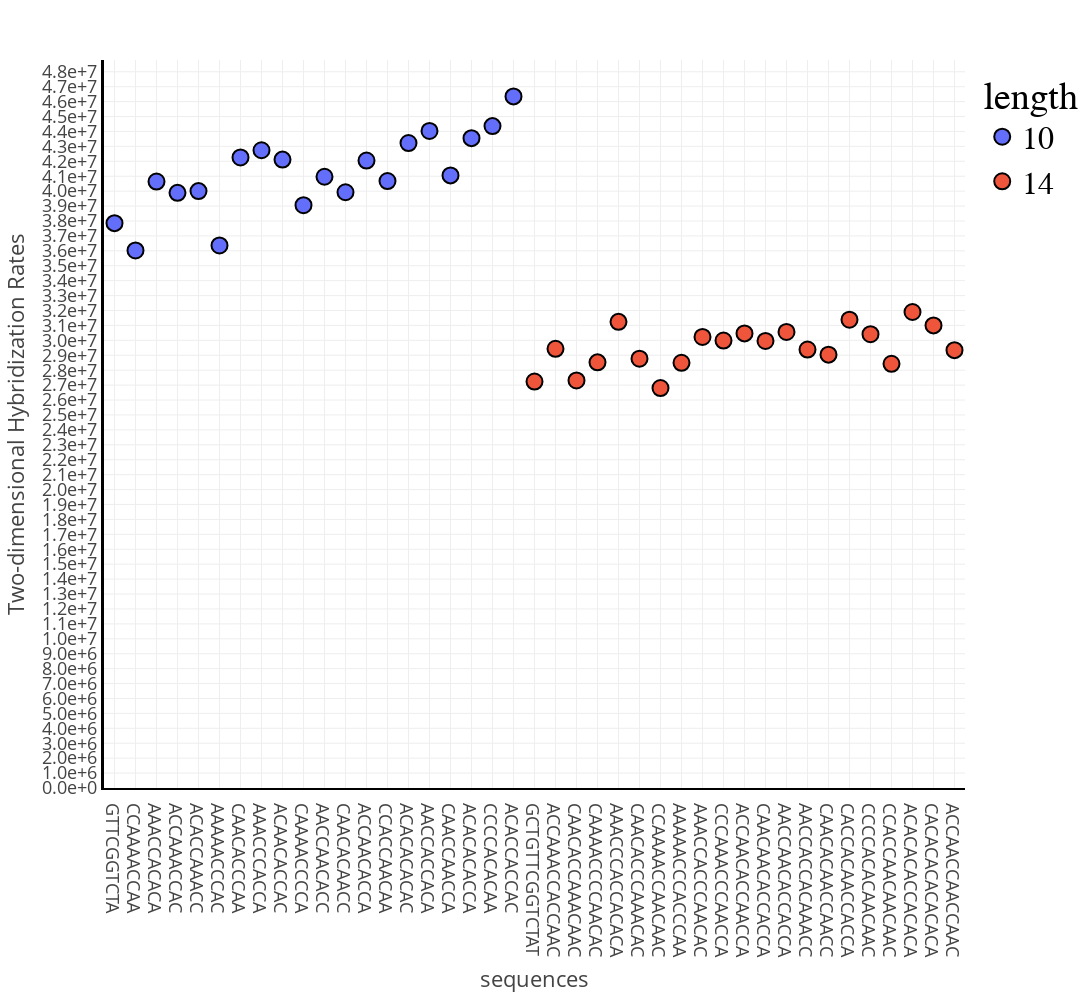

Notebook code cell kept with this figure:
### Code cell
import plotly.express as px 

data['length'] = [str(len(d)) for d in data['sequences']]
fig = px.scatter(data,x='sequences', y='computational', color='length')
fig.update_layout(width = 1200,
                  height = 1000,
                  template = 'presentation',
                  scattermode='group',
                  yaxis_title="Two-dimensional Hybridization Rates",
                  yaxis=dict(tickmode = 'linear',
                            #  tickvals = [2e7,2.5e7,3e7,3.5e7,4e7,4.5e7,5e7],
                             nticks=10,
                             tick0=0,
                             dtick=1e6,
                             tickformat=".1e",
                             linecolor='black',
                             automargin=True,
                             linewidth=3,
                             minor=dict(dtick=3,tick0=0)),
                  xaxis=dict(tickmode='linear',
                             dtick=1,
                            #  autorange='reversed',
                             automargin=True,
                             linecolor='black',
                             linewidth=2),
                  legend = dict(
                            font = dict(family='Courier',
                                        size=32,
                                        color='black')))

fig.update_yaxes(showexponent='none')

fig.update_traces(marker=dict(size=16,
                              line=dict(width=2,
                                        color='black'
                              )))
fig.show()

### Figure 1 — Plotly figure (JSON) as saved in the notebook; plotly's stock layout.template omitted (floating-point values rounded to 4 significant figures)
{"data": [{"hovertemplate": "length=10<br>sequences=%{x}<br>computational=%{y}<extra></extra>", "legendgroup": "10", "marker": {"color": "#636efa", "line": {"color": "black", "width": 2}, "size": 16, "symbol": "circle"}, "mode": "markers", "name": "10", "orientation": "v", "showlegend": true, "type": "scatter", "x": ["GTTCGGTCTA", "CCAAAACCAA", "AAACCACACA", "ACCAAACCAC", "ACACCAAACC", "AAAAACCCAC", "CAACACCCAA", "AAACCCACCA", "ACAACACCAC", "CAAAACCCCA", "AACCAACACC", "CAACACAACC", "ACCAACACCA", "CCACCAACAA", "ACACACACAC", "AACCACCACA", "CAACCAACCA", "ACACACACCA", "CCCCACACAA", "ACACCACCAC"], "xaxis": "x", "y": [37860000.0, 36030000.0, 40640000.0, 39890000.0, 40000000.0, 36360000.0, 42260000.0, 42740000.0, 42110000.0, 39060000.0, 40960000.0, 39930000.0, 42050000.0, 40680000.0, 43220000.0, 44030000.0, 41060000.0, 43550000.0, 44360000.0, 46350000.0], "yaxis": "y"}, {"hovertemplate": "length=14<br>sequences=%{x}<br>computational=%{y}<extra></extra>", "legendgroup": "14", "marker": {"color": "#EF553B", "line": {"color": "black", "width": 2}, "size": 16, "symbol": "circle"}, "mode": "markers", "name": "14", "orientation": "v", "showlegend": true, "type": "scatter", "x": ["GCTGTTCGGTCTAT", "ACCAAACCACCAAC", "CAACACCAAACAAC", "CAAAACCCCAACAC", "AAACCCACCACACA", "CAACACCCAAACAC", "CCAAAACCAACAAC", "AAAAACCCACCCAA", "AAACCACCCAACAC", "CCCAAACCCAACCA", "ACCAACACCAACCA", "CAACAACACCACCA", "AACCAACACCACCA", "AACCACCACAAACC", "CAACACAACCAACC", "CACCACAACCACCA", "CCCCACACAACAAC", "CCACCAACAACAAC", "ACACACACCACACA", "CACACACACACACA", "ACCAACCAACCAAC"], "xaxis": "x", "y": [27240000.0, 29430000.0, 27310000.0, 28530000.0, 31240000.0, 28770000.0, 26800000.0, 28500000.0, 30230000.0, 29990000.0, 30470000.0, 29960000.0, 30560000.0, 29380000.0, 29040000.0, 31380000.0, 30410000.0, 28430000.0, 31900000.0, 31000000.0, 29340000.0], "yaxis": "y"}], "layout": {"height": 1000, "legend": {"font": {"color": "black", "family": "Courier", "size": 32}, "title": {"text": "length"}, "tracegroupgap": 0}, "margin": {"t": 60}, "scattermode": "group", "width": 1200, "xaxis": {"anchor": "y", "automargin": true, "domain": [0, 1], "dtick": 1, "linecolor": "black", "linewidth": 2, "tickmode": "linear", "title": {"text": "sequences"}}, "yaxis": {"anchor": "x", "automargin": true, "domain": [0, 1], "dtick": 1000000, "linecolor": "black", "linewidth": 3, "minor": {"dtick": 3, "tick0": 0}, "nticks": 10, "showexponent": "none", "tick0": 0, "tickformat": ".1e", "tickmode": "linear", "title": {"text": "Two-dimensional Hybridization Rates"}}}}
